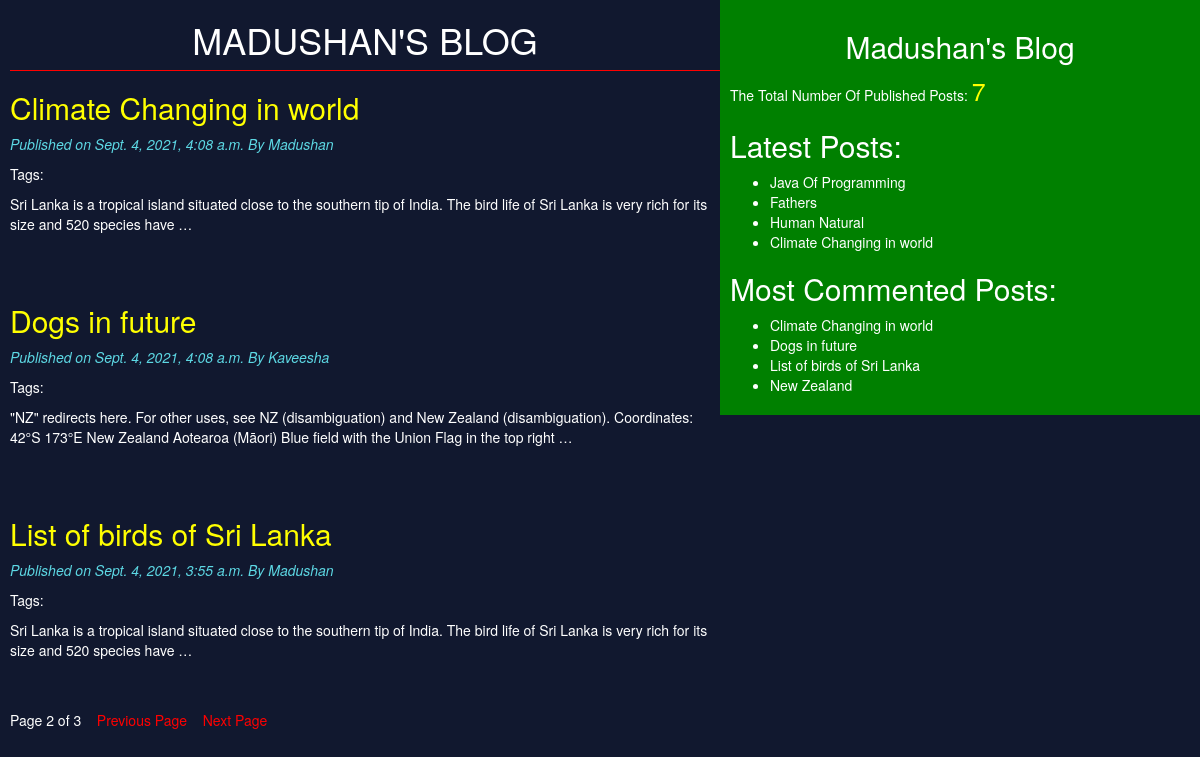
The page /home/?page=2 on the database its author committed.
### blog/models.py (models this page shows, shortened)
class Post(models.Model):
    STATUS_CHOICES = (('draft', 'Draft'), ('published', 'Published'))
    title = models.CharField(max_length=256)
    slug = models.SlugField(max_length=264, unique_for_date='publish')
    author = models.ForeignKey(User, related_name='blog_posts', on_delete=models.CASCADE)
    body = models.TextField()
    publish = models.DateTimeField(default=timezone.now)
    created = models.DateTimeField(auto_now_add=True)
    updated = models.DateTimeField(auto_now=True)
    status = models.CharField(max_length=10, choices=STATUS_CHOICES, default='draft')
    objects = CustomManager()
    tags = TaggableManager()
    class Meta:
        ordering = ('-publish',)
    def get_absolute_url(self):
        return reverse('post_detail', kwargs={'pk': self.id, 'year': self.publish.year, 'month': self.publish.strftime('%m'), 'day': self.publish.strftime('%d'), 'slug': self.slug })

### blog/views.py (the view)
# urls.py: path('home/', views.post_list_view),
def post_list_view(request, tag_slug=None):
    post_list = Post.objects.all()
    tag=None
    if tag_slug:
        tag = get_object_or_404(Tag, slug=tag_slug)
        post_list = post_list.filter(tags__in=[tag])
    paginator = Paginator(post_list, 3)
    page_number = request.GET.get('page')
    try:
        post_list = paginator.page(page_number)
    except PageNotAnInteger:
        post_list = paginator.page(1)
    except EmptyPage:
        post_list = paginator.page(paginator.num_pages)
    return render(request, 'blog/post_list.html', {'post_list': post_list, 'tag': tag})

### blog/models.py (called while the page is built)
    def get_queryset(self):
        return super().get_queryset().filter(status='published')

### blog/templatetags/blog_tags.py (called while the page is built)
@register.simple_tag
def total_posts():
    return Post.objects.count()

@register.inclusion_tag('blog/latest_posts.html')
def show_latest_posts(count=4):
    latest_posts = Post.objects.order_by('-publish')[:count]
    return {'latest_posts': latest_posts}

@register.simple_tag
def get_most_commented_posts(count=4):
    return Post.objects.annotate(total_comments=Count('comments')).order_by('-total_comments')[:count]

### templates/blog/post_list.html (shortened to what this page needs)
<!DOCTYPE html>
{% extends "blog/base.html" %}
    {% block content %}
        <h1>MADUSHAN'S BLOG</h1>
        {%for post in post_list%}
            <a href="{{post.get_absolute_url}}"><h2>{{post.title}}</h2></a>
            <p id="date">Published on {{post.publish}} By {{post.author|title}}</p>
            <p>Tags:
            </p>
            <p>{{post.body|truncatewords:30|linebreaks}}</p><br><br>
        {% endfor %}
        {% include "blog/pagination.html" with page=post_list %}
    {% endblock %}

### templates/blog/base.html (shortened to what this page needs)
<!DOCTYPE html>
{% load staticfiles %}
{% load blog_tags %}
<html lang="en">
<head>
    <link rel="stylesheet" href="https://maxcdn.bootstrapcdn.com/bootstrap/3.3.7/css/bootstrap.min.css">
    <link rel="stylesheet" href="{% static "css/demo.css" %}">
</head>
<body>
    <div class="content">
        {% block content %}{% endblock %}
    </div>
    <div class="sidebar">
        <h2 align="center">Madushan's Blog</h2>
        <p>The Total Number Of Published Posts: <span id="post_count">{% total_posts %}</span></p>
        <h2>Latest Posts:</h2>
        {% show_latest_posts %}
        <h2>Most Commented Posts:</h2>
        {% get_most_commented_posts as most_commented_posts %}
        <ul>
            {% for post in most_commented_posts %}
                <li><a href="{{post.get_absolute_url}}">{{post.title}}</a></li>
            {% endfor %}
        </ul>
    </div>
</body>
</html>

### templates/blog/latest_posts.html
<ul>
    {% for post in latest_posts %}
        <li><a href="{{post.get_absolute_url}}">{{post.title}}</a></li>
    {% endfor %}
</ul>

### static/css/demo.css (style rules this page uses)
.content { width: 60%; float: left; padding-left: 10px; }
.sidebar { width: 40%; float: right; padding: 10px; background: green; }
h1 { text-align: center; border-bottom: 1px solid red; padding-bottom: 10px; }
body { color: white; background: #11182F; }
#date { color: #5DD8E4; font-size: 14px; font-style: italic; }
a h2 { color: yellow; }
#post_count { color: yellow; font-size: 25px; }
li a { color: white; }

### rows shown on the page
Post: title "Climate Changing in world", publish "Sept. 4, 2021, 4:08 a.m.", author "Madushan", body "Sri Lanka is a tropical island situated close to the southern tip of India. The bird life of Sri Lanka is very rich for its size and 520 species have …"
Post: title "Dogs in future", publish "Sept. 4, 2021, 4:08 a.m.", author "Kaveesha", body "\"NZ\" redirects here. For other uses, see NZ (disambiguation) and New Zealand (disambiguation). Coordinates: 42°S 173°E New Zealand Aotearoa (Māori) Blue field with the Union Flag in the top right …"
Post: title "List of birds of Sri Lanka", publish "Sept. 4, 2021, 3:55 a.m.", author "Madushan", body "Sri Lanka is a tropical island situated close to the southern tip of India. The bird life of Sri Lanka is very rich for its size and 520 species have …"
Post: title "Java Of Programming"
Post: title "Fathers"
Post: title "Human Natural"
Post: title "New Zealand"

### other values the page prints
{{ page.number }} "2"
{{ page.paginator.num_pages }} "3"
